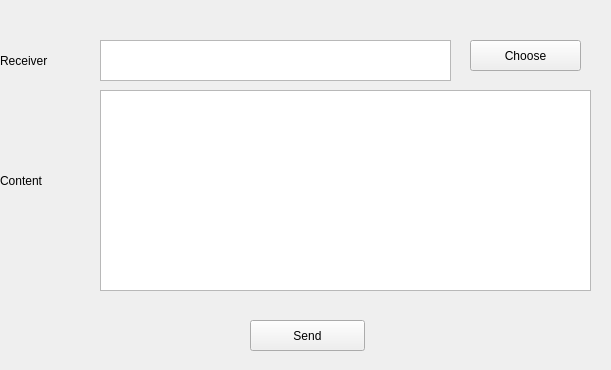
<?xml version="1.0" encoding="UTF-8"?>
<ui version="4.0">
 <class>SmsEditorUI</class>
 <widget class="QWidget" name="SmsEditorUI">
  <property name="geometry">
   <rect>
    <x>0</x>
    <y>0</y>
    <width>611</width>
    <height>370</height>
   </rect>
  </property>
  <property name="windowTitle">
   <string>Form</string>
  </property>
  <widget class="QTextEdit" name="textEdit">
   <property name="geometry">
    <rect>
     <x>100</x>
     <y>40</y>
     <width>351</width>
     <height>41</height>
    </rect>
   </property>
  </widget>
  <widget class="QTextEdit" name="textEdit_2">
   <property name="geometry">
    <rect>
     <x>100</x>
     <y>90</y>
     <width>491</width>
     <height>201</height>
    </rect>
   </property>
  </widget>
  <widget class="QLabel" name="label">
   <property name="geometry">
    <rect>
     <x>0</x>
     <y>50</y>
     <width>80</width>
     <height>21</height>
    </rect>
   </property>
   <property name="text">
    <string>Receiver</string>
   </property>
  </widget>
  <widget class="QLabel" name="label_2">
   <property name="geometry">
    <rect>
     <x>0</x>
     <y>170</y>
     <width>80</width>
     <height>21</height>
    </rect>
   </property>
   <property name="text">
    <string>Content</string>
   </property>
  </widget>
  <widget class="QPushButton" name="pushButton">
   <property name="geometry">
    <rect>
     <x>250</x>
     <y>320</y>
     <width>115</width>
     <height>31</height>
    </rect>
   </property>
   <property name="text">
    <string>Send</string>
   </property>
   <property name="icon">
    <iconset resource="phonelin_res.qrc">
     <normaloff>:/icon/icon/new_sms.png</normaloff>:/icon/icon/new_sms.png</iconset>
   </property>
  </widget>
  <widget class="QPushButton" name="pushButton_2">
   <property name="geometry">
    <rect>
     <x>470</x>
     <y>40</y>
     <width>111</width>
     <height>31</height>
    </rect>
   </property>
   <property name="text">
    <string>Choose</string>
   </property>
   <property name="icon">
    <iconset resource="phonelin_res.qrc">
     <normaloff>:/icon/icon/ok_samll.png</normaloff>:/icon/icon/ok_samll.png</iconset>
   </property>
  </widget>
 </widget>
 <resources>
  <include location="phonelin_res.qrc"/>
 </resources>
 <connections/>
</ui>
